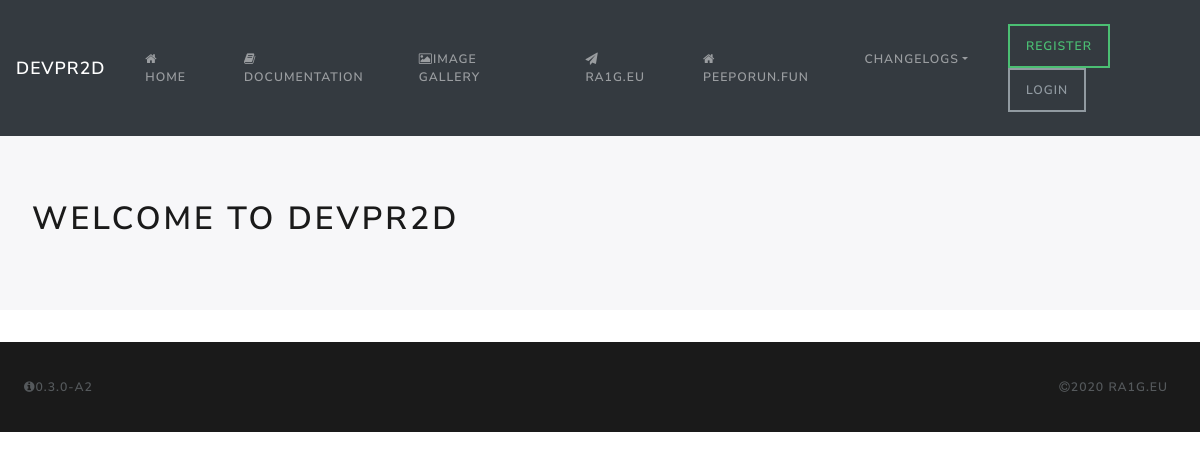
The page / on the database its author committed.
### tables this page shows
CREATE TABLE `menu` (
  `idmenu` int(11) NOT NULL,
  `meno` varchar(55) NOT NULL,
  `file_path` varchar(90) DEFAULT NULL,
  `icon` varchar(90) NOT NULL,
  `menuorder` int(11) NOT NULL
);

### classes/DB.php (called while the page is built, shortened)
<?php
class DB
{
    private $connection;
    public function __construct($host, $username, $password, $dbname, $port = 3306)
    {
        $this->host = $host;
        $this->username = $username;
        $this->password = $password;
        $this->dbname = $dbname;
        $this->port = $port;
        try{
            $connection = new PDO("mysql:host=".$this->host.";dbname=".$this->dbname.";port=".$this->port, $this->username, $this->password);
            $connection->setAttribute(PDO::ATTR_ERRMODE, PDO::ERRMODE_EXCEPTION);
            $this->connection = $connection;
        } catch(PDOException $exception){
            echo "Error while connecting to DB". $exception->getMessage();
        }
    }
        public function getMenuItems(){
            $sql = "SELECT * FROM menu ORDER BY menuorder";
            $stmt = $this->connection->prepare($sql);
            $stmt->execute();
            return $stmt->fetchAll(PDO::FETCH_ASSOC);
        }
}
?>

### menu.php (the view, shortened to what this page needs)
<?php
include_once ("classes/DB.php");
$db = new DB("localhost","root","","devpeeporun", 3306);
$menuItems = $db->getMenuItems();
?>
<a class="navbar-brand" href="#">
    <?php if(empty($_SESSION["id"])) {
        echo "DEVPR2D";
    }else{
        echo 'Welcome back <span class="badge badge-success">'; echo $user->username; echo '</span>';
    }
    ?>
</a>
<div class="collapse navbar-collapse" id="navbarColor01">
    <ul class="navbar-nav mr-auto">
        <?php foreach($menuItems as $key => $menuItem){
        ?>
        <li class="nav-item">
            <a class="nav-link" href="<?php echo $menuItem['file_path']; ?>"><i class="<?php echo $menuItem['icon']; ?>"></i><?php echo $menuItem['meno']; ?></a>
        </li>
        <?php } ?>
        <li class="nav-item dropdown">
            <a class="nav-link dropdown-toggle" data-toggle="dropdown" href="#" role="button" aria-haspopup="true" aria-expanded="false">Changelogs</a>
        </li>
    </ul>
    <form class="form-inline my-2 my-lg-0">
<?php if(empty($_SESSION["id"])) {?>
        <a class="nav-link btn btn-outline-success" href="register.php">Register</a>
        <a class="nav-link btn btn-outline-secondary" href="login.php">Login</a>
        <?php } else { ?>
        <a class="nav-link btn btn-outline-success" href="myprofile.php">My profile </a>
        <a class="nav-link btn btn-outline-danger" href="logout.php">Logout</a>
        <?php } ?>
    </form>
</div>

### rows shown on the page
menu: meno "HOME"
menu: meno "DOCUMENTATION"
menu: meno "IMAGE GALLERY"
menu: meno "RA1G.EU"
menu: meno "PEEPORUN.FUN"
